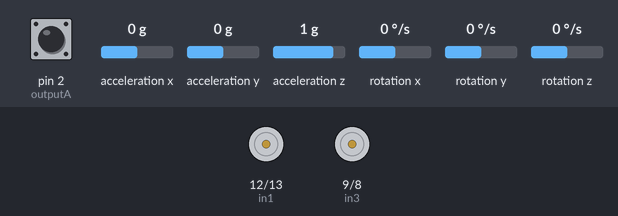
This sketch was run on a simulated Arduino Uno, built with avr-gcc and run on an emulated ATmega328P. On the bench: motor-driver pin pairs drawn as motors (green arrow = first pin HIGH = forward, orange = second pin HIGH = backward, longer = more drive, scaled by the enable pin). Wiring (inferred from the names in the program): MPU-6050 motion sensor at I2C address 0x68. The test bench sets the inputs (shaded band); at power-on: rotation y 0 °/s, acceleration x 0 g, acceleration z 1 g, pin 2 (outputA) HIGH, acceleration y 0 g, rotation x 0 °/s, rotation z 0 °/s.

Above: at 1.3 s.
1.4 s: rotation y set to -192 °/s
At 2.3 s:
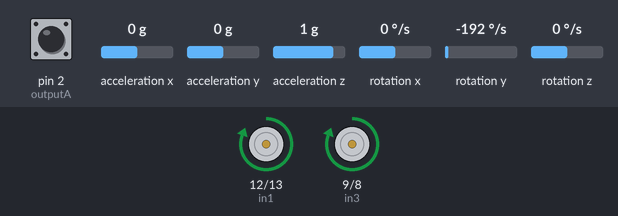
4.4 s: acceleration x set to -1.4 g
At 4.7 s:
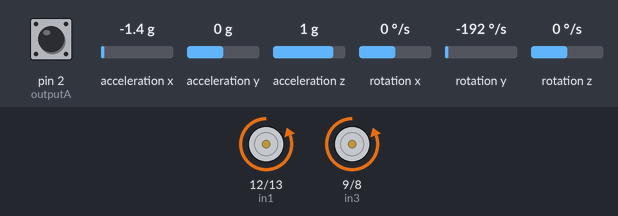
5.9 s: acceleration x set to 0.1 g
At 8.67 s:
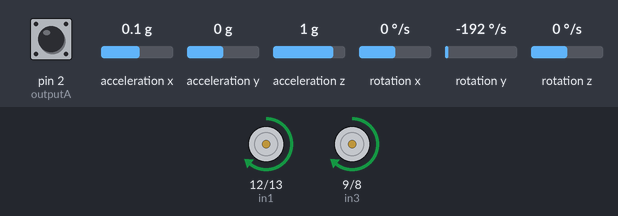
8.9 s: acceleration z set to -1.4 g
Timing chart, 0 to 14.4 s (numbered marks = the images above; inputs shaded):
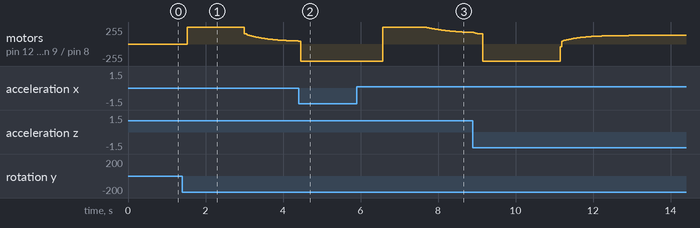

The sketch:

LegoPrototype.ino
```cpp
#include <Wire.h>
#include <Kalman.h> // Source: https://github.com/TKJElectronics/KalmanFilter
#include <TimedAction.h> // Source: http://playground.arduino.cc/Code/TimedAction

// Variables for encoder
#define outputA 2
#define outputB 3
int counter = 0;
int aState;
int bState;
int aLastState;
float encoder_pos = 0;
float wheel_perimeter = 25.8; // Wheel perimeter 25.8
int sensor_res = 100; // Number of slots on the encoder's disk


// Variables for IMU
Kalman kalmanX; // Create the Kalman instances
Kalman kalmanY;
double accX, accY, accZ;
double gyroX, gyroY, gyroZ;
int16_t tempRaw;
double kalAngleX, kalAngleY; // Calculated angle using a Kalman filter
uint32_t timer;
uint8_t i2cData[14]; // Buffer for I2C data


// Variables for motors
/* Motor A connections */
int enA = 11;
int in1 = 12;
int in2 = 13;
/* Motor B connections */
int enB = 10;
int in3 = 9;
int in4 = 8;


// Variables for controller
float pos = 0;
float last_pos, d_pos;
double angle = 0.00;
double last_angle, d_angle;
double motor_vel;
//int motor_dir;
float currentveloc;
float ctrl_timer = 0;
float ctrl_timer_old, d_ctrl_timer;
float control_input, control_signal;
float ref_angle = 0;
float ref_pos = 0;

/* LQR gains obtained from matlab code */
// For small Lego prototype
//float K1 = 0;
//float K2 = 10.724278255988015;
//float K3 = 5.56993569145128;

// For bigger Lego prototype
//float K1 = 0;
//float K2 = 15.724278255988015;
//float K3 = 8.56993569145128;

// For bigger aluminium prototype
float K1 = 0;
float K2 = 25.724278255988015;
float K3 = 20.56993569145128;

/*|||||||||||||||||||||||||||||| ENCODER ||||||||||||||||||||||||||||||*/
float Encoder() {
  aState = digitalRead(outputA); // Reads the "current" state of the outputA
  // If the previous and the current state of the outputA are different, that means a Pulse has occured
  if (aState != aLastState) {
    if (control_input >= 0) {
      counter ++;
    } else if (control_input < 0) {
      counter --;
    }
    encoder_pos = counter * wheel_perimeter / sensor_res; // Only clockwise movement assumed
  }
  aLastState = aState; // Updates the previous state of the outputA with the current state
  return encoder_pos;
}


/*|||||||||||||||||||||||||||||| IMU ||||||||||||||||||||||||||||||*/
void setupIMU() {
  Wire.begin();
  setup_mpu_6050_registers(); //Setup the registers of the MPU-6050

  delay(100); // Wait for sensor to stabilize

  read_mpu_6050_data();

  double roll  = atan2(accY, accZ) * RAD_TO_DEG;
  double pitch = atan(-accX / sqrt(accY * accY + accZ * accZ)) * RAD_TO_DEG;

  // Set starting angle
  kalmanX.setAngle(roll);
  kalmanY.setAngle(pitch);
  timer = micros();
}


double IMU() {
  // Update all the values
  read_mpu_6050_data();

  double dt = (double)(micros() - timer) / 1000000; // Calculate delta time
  timer = micros();

  // Eq. 25 and 26
  double roll  = atan2(accY, accZ) * RAD_TO_DEG;
  double pitch = atan(-accX / sqrt(accY * accY + accZ * accZ)) * RAD_TO_DEG;

  double gyroXrate = gyroX / 131.0; // Convert to deg/s
  double gyroYrate = gyroY / 131.0; // Convert to deg/s

  // This fixes the transition problem when the accelerometer angle jumps between -180 and 180 degrees
  if ((roll < -90 && kalAngleX > 90) || (roll > 90 && kalAngleX < -90)) {
    kalmanX.setAngle(roll);
    kalAngleX = roll;
  } else
    kalAngleX = kalmanX.getAngle(roll, gyroXrate, dt); // Calculate the angle using a Kalman filter

  if (abs(kalAngleX) > 90)
    gyroYrate = -gyroYrate; // Invert rate, so it fits the restriced accelerometer reading
  kalAngleY = kalmanY.getAngle(pitch, gyroYrate, dt);

  return kalAngleY;
}


void setup_mpu_6050_registers() {
  //Activate the MPU-6050
  Wire.beginTransmission(0x68);              //Start communicating with the MPU-6050
  Wire.write(0x6B);                          //Send the requested starting register
  Wire.write(0x00);                          //Set the requested starting register
  Wire.endTransmission();
  //Configure the accelerometer (+/-8g)
  Wire.beginTransmission(0x68);              //Start communicating with the MPU-6050
  Wire.write(0x1C);                          //Send the requested starting register
  Wire.write(0x10);                          //Set the requested starting register
  Wire.endTransmission();
  //Configure the gyro (500dps full scale)
  Wire.beginTransmission(0x68);              //Start communicating with the MPU-6050
  Wire.write(0x1B);                          //Send the requested starting register
  Wire.write(0x08);                          //Set the requested starting register
  Wire.endTransmission();
}


void read_mpu_6050_data() {                  //Subroutine for reading the raw gyro and accelerometer data
  Wire.beginTransmission(0x68);              //Start communicating with the MPU-6050
  Wire.write(0x3B);                          //Send the requested starting register
  Wire.endTransmission();                    //End the transmission
  Wire.requestFrom(0x68, 14);                //Request 14 bytes from the MPU-6050
  while (Wire.available() < 14);             //Wait until all the bytes are received
  accX = Wire.read() << 8 | Wire.read();
  accY = Wire.read() << 8 | Wire.read();
  accZ = Wire.read() << 8 | Wire.read();
  tempRaw = Wire.read() << 8 | Wire.read();
  gyroX = Wire.read() << 8 | Wire.read();
  gyroY = Wire.read() << 8 | Wire.read();
  gyroZ = Wire.read() << 8 | Wire.read();
}


/*|||||||||||||||||||||||||||||| MOTORS ||||||||||||||||||||||||||||||*/
void setupMotors() {
  // Set all the motor control pins to outputs
  pinMode(enA, OUTPUT);
  pinMode(enB, OUTPUT);
  pinMode(in1, OUTPUT);
  pinMode(in2, OUTPUT);
  pinMode(in3, OUTPUT);
  pinMode(in4, OUTPUT);

  // Turn off motors - Initial state
  digitalWrite(in1, LOW);
  digitalWrite(in2, LOW);
  digitalWrite(in3, LOW);
  digitalWrite(in4, LOW);
}

void MotorMovement(float veloc) {
  /*void MotorMovement(int veloc, int direc) {
    // veloc is the desired velocity for the motors
    // direc is the desired direction of rotation for the motors (0 to turn off motors, 1 for Anti-Clockwise and 2 for Clockwise

    switch (direc) {

      case 0:
        // Turn off motors
        digitalWrite(in1, LOW);
        digitalWrite(in2, LOW);
        digitalWrite(in3, LOW);
        digitalWrite(in4, LOW);
        break;

      case 1:
        // Turn on motors Clockwise
        digitalWrite(in1, LOW);
        digitalWrite(in2, HIGH);
        digitalWrite(in3, LOW);
        digitalWrite(in4, HIGH);
        break;

      case 2:
        // Turn on motors Anti-Clockwise
        digitalWrite(in1, HIGH);
        digitalWrite(in2, LOW);
        digitalWrite(in3, HIGH);
        digitalWrite(in4, LOW);
        break;

      default:
        // Turn off motors if nothing is said
        digitalWrite(in1, LOW);
        digitalWrite(in2, LOW);
        digitalWrite(in3, LOW);
        digitalWrite(in4, LOW);
        break;
    }

    analogWrite(enA, veloc);
    analogWrite(enB, veloc);

  */
  if (veloc == currentveloc) return;

  if (veloc > 255) veloc = 255;
  else if (veloc < -255) veloc = -255;
  if (abs(angle) <= 40 ) {
    digitalWrite(in1, veloc < 0 ? HIGH : LOW);
    digitalWrite(in2, veloc < 0 ? LOW : HIGH);
    digitalWrite(in3, veloc < 0 ? HIGH : LOW);
    digitalWrite(in4, veloc < 0 ? LOW : HIGH);
    analogWrite(enA, map((abs(veloc)) * 10, 0, 2550, 40, 255));
    analogWrite(enB, map((abs(veloc)) * 10, 0, 2550, 40, 255));
  } else if (abs(angle) > 70 ) {
    veloc = 0;
    digitalWrite(in1, LOW);
    digitalWrite(in2, LOW);
    digitalWrite(in3, LOW);
    digitalWrite(in4, LOW);
    analogWrite(enA, 0);
    analogWrite(enB, 0);
  }
  currentveloc = veloc;
}

/*|||||||||||||||||||||||||||||| CONTROL ||||||||||||||||||||||||||||||*/
void Control() {
  // Calculate position and angle variations
  d_pos = (pos - last_pos) / d_ctrl_timer;
  //d_angle = (angle - last_angle) / d_ctrl_timer;
  d_angle = (angle - last_angle);

  // Apply LQR control
  control_input = (d_pos * K1 + (angle - ref_angle) * K2 + d_angle * K3);

  /*
    if (control_input >= 0) {
      motor_vel = constrain(abs(control_input)+30, 0, 255);
      motor_dir = 1;
    } else if (control_input < 0) {
      motor_vel = constrain(abs(control_input)+30, 0, 255);
      motor_dir = 2;
    }

    MotorMovement(motor_vel, motor_dir);
  */
  MotorMovement(control_input);
}


TimedAction ControlThread = TimedAction(0.1, Control);


/*|||||||||||||||||||||||||||||| SETUP ||||||||||||||||||||||||||||||*/
void setup() {
  pinMode (outputA, INPUT);
  pinMode (outputB, INPUT);

  Serial.begin (115200);
  Serial.setTimeout (10);

  // Reads the initial state of the outputA of the encoder
  aLastState = digitalRead(outputA);

  setupIMU();
  setupMotors();

  ctrl_timer = millis();
}


/*|||||||||||||||||||||||||||||| LOOP ||||||||||||||||||||||||||||||*/
void loop() {

  // Save last states
  last_pos = pos;
  last_angle = angle;

  // Read new states
  pos = Encoder();
  angle = IMU();

  // Obtain the time difference
  ctrl_timer_old = ctrl_timer;
  ctrl_timer = millis();
  d_ctrl_timer = (ctrl_timer - ctrl_timer_old) / 1000.0;

  ControlThread.check();

  /*// This condition is here to create a control signal that is printable and true to what is sent to the motors
  if (control_input >= 0) control_signal = map((abs(control_input)) * 10, 0, 2550, 40, 255);
  else if (control_input < 0) control_signal = - map((abs(control_input)) * 10, 0, 2550, 40, 255);*/

  // Print all signals
  /*//Serial.print("Position: "); Serial.print(pos); Serial.print("\t");
  Serial.print("Angle: "); Serial.print(angle); Serial.print("\t");
  //Serial.print("Ref: "); Serial.print(ref_angle); Serial.print("\t");
  //Serial.print("Control Input: "); Serial.print(control_input); Serial.print("\t");
  //Serial.print("Motor Vel: "); Serial.print(map((abs(control_input)) * 10, 0, 2550, 40, 255));
  Serial.println();*/

  // Print to csv format
  /*Serial.print(pos); Serial.print(",");
  Serial.print(d_pos); Serial.print(",");
  Serial.print(angle); Serial.print(",");
  Serial.print(d_angle); Serial.print(",");
  Serial.print(ref_pos); Serial.print(",");
  Serial.print(ref_angle); Serial.print(",");
  Serial.print(control_input); Serial.print(",");
  Serial.print(control_signal); Serial.print(",");
  Serial.print(millis()); Serial.println();*/

  // Print to Serial.Plotter
  /*Serial.print("Angle: "); Serial.print(angle);
  //Serial.print(",Ref: "); Serial.print(ref_angle);
  Serial.print(",-20,20");
  Serial.println();*/

  // Recieve angle ref value from serial
  /*if (Serial.available() > 0 ) {
  ref_angle = Serial.parseInt();
  }*/

  // Change ref through time
  /*if ((ctrl_timer >= 15000) && (ctrl_timer < 20000)) ref_angle = -30;
  else if ((ctrl_timer >= 20000) && (ctrl_timer < 25000)) ref_angle = -20;
  else if ((ctrl_timer >= 25000) && (ctrl_timer < 30000)) ref_angle = -10;
  else if ((ctrl_timer >= 30000) && (ctrl_timer < 35000)) ref_angle = -5;
  else if ((ctrl_timer >= 35000) && (ctrl_timer < 40000)) ref_angle = 0;
  else if ((ctrl_timer >= 40000) && (ctrl_timer < 45000)) ref_angle = 5;
  else if ((ctrl_timer >= 45000) && (ctrl_timer < 50000)) ref_angle = 10;
  else if ((ctrl_timer >= 50000) && (ctrl_timer < 55000)) ref_angle = 20;
  else if ((ctrl_timer >= 55000) && (ctrl_timer < 60000)) ref_angle = 30;
  else if (ctrl_timer >= 60000) ref_angle = 0;*/

  // Sine ref
  /*ref_angle = 7*(sin(ctrl_timer/400)+1);*/

  delay(2);
}
```
